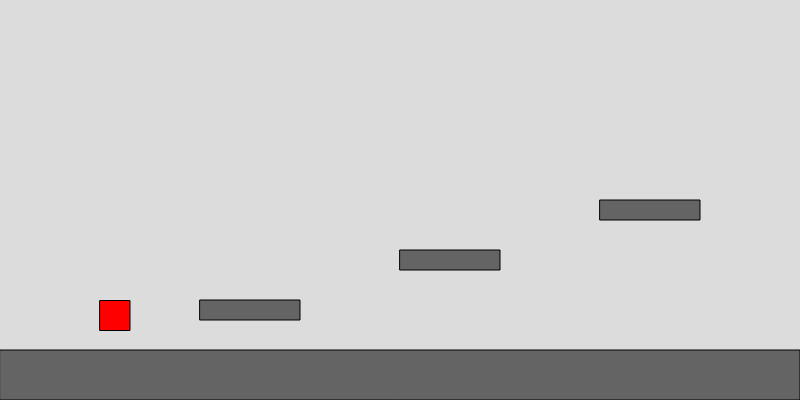
Frame 1 (no input)
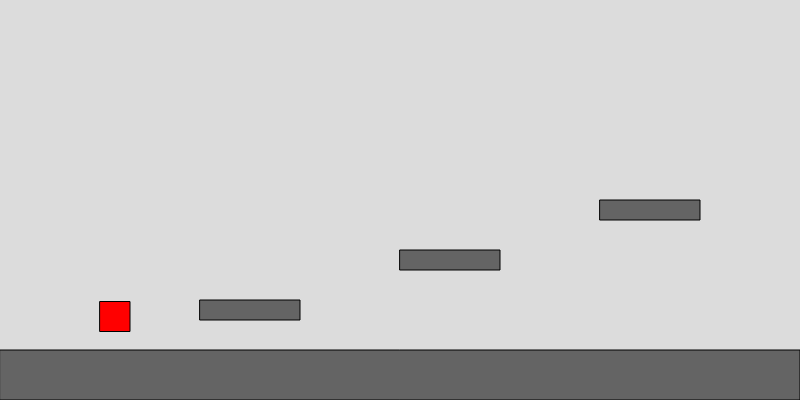
Frame 2 (the mouse pressed at the canvas centre, redrawn once)

The p5.js sketch that drew these frames (run headless with seeded random() and noise() and a simulated clock; the mouse was pressed at the canvas centre and the sketch redrawn once):

// p5.js sketch
// ── sketch.js
let player;
let platforms = [];
let gravity = 0.5;
let isJumping = false;

function setup() {
  createCanvas(800, 400);
  player = {
    x: 100,
    y: 300,
    width: 30,
    height: 30,
    velocityY: 0,
    speed: 5
  };

  platforms.push({
    x: 0,
    y: 350,
    width: 800,
    height: 50
  });

  platforms.push({
    x: 200,
    y: 300,
    width: 100,
    height: 20
  });

  platforms.push({
    x: 400,
    y: 250,
    width: 100,
    height: 20
  });

  platforms.push({
    x: 600,
    y: 200,
    width: 100,
    height: 20
  });
}

function draw() {
  background(220);

  player.velocityY += gravity;
  player.y += player.velocityY;

  if (keyIsPressed) {
    if (keyCode === LEFT_ARROW) {
      player.x -= player.speed;
    } else if (keyCode === RIGHT_ARROW) {
      player.x += player.speed;
    } else if (keyCode === UP_ARROW && !isJumping) {
      player.velocityY = -12;
      isJumping = true;
    }
  }

  // Platform collision
  let onGround = false;
  for (let platform of platforms) {
    if (
      player.x < platform.x + platform.width &&
      player.x + player.width > platform.x &&
      player.y + player.height <= platform.y &&
      player.y + player.height + player.velocityY >= platform.y
    ) {
      player.y = platform.y - player.height;
      player.velocityY = 0;
      isJumping = false;
      onGround = true;
    }
  }

  if (!onGround && player.y + player.height < height) {
    isJumping = true;
  }

  // Boundary check
  if (player.x < 0) player.x = 0;
  if (player.x + player.width > width) player.x = width - player.width;

  // Draw platforms
  for (let platform of platforms) {
    fill(100);
    rect(platform.x, platform.y, platform.width, platform.height);
  }

  // Draw player
  fill(255, 0, 0);
  rect(player.x, player.y, player.width, player.height);

  // Prevent motion if not moving
  noLoop();
}
